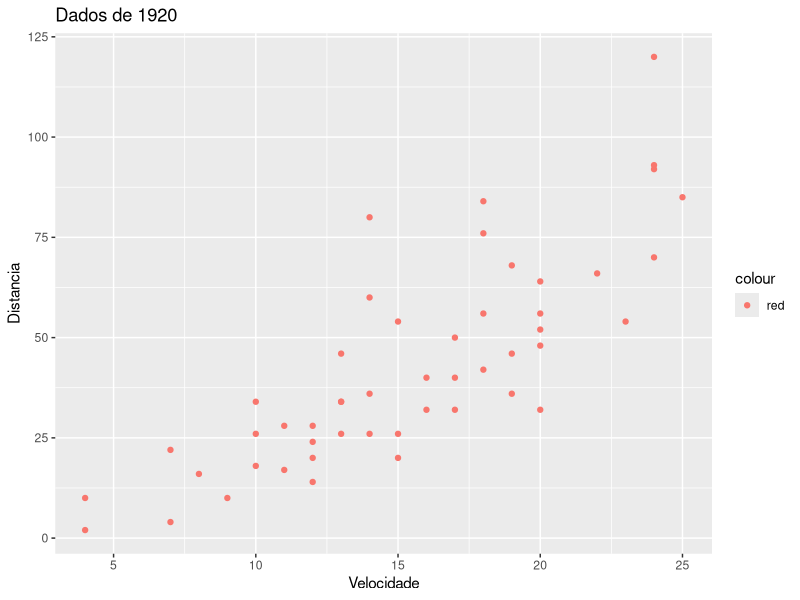
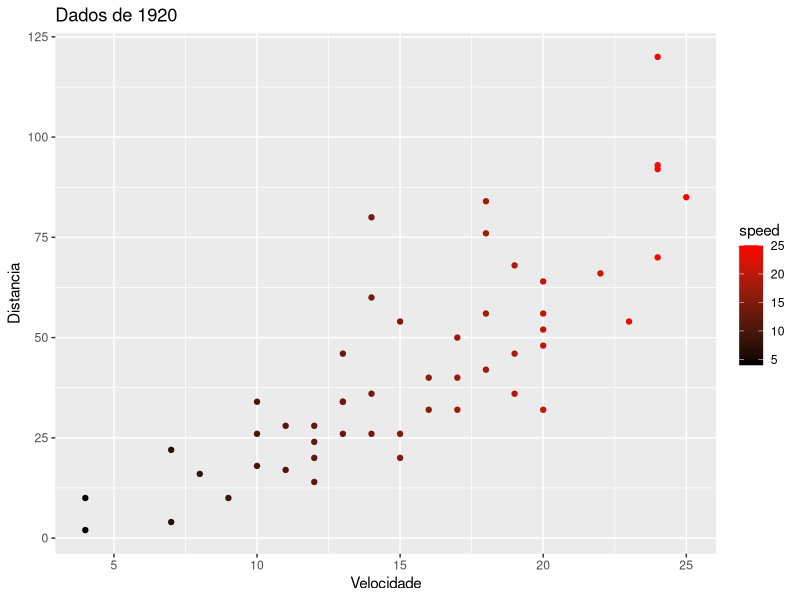
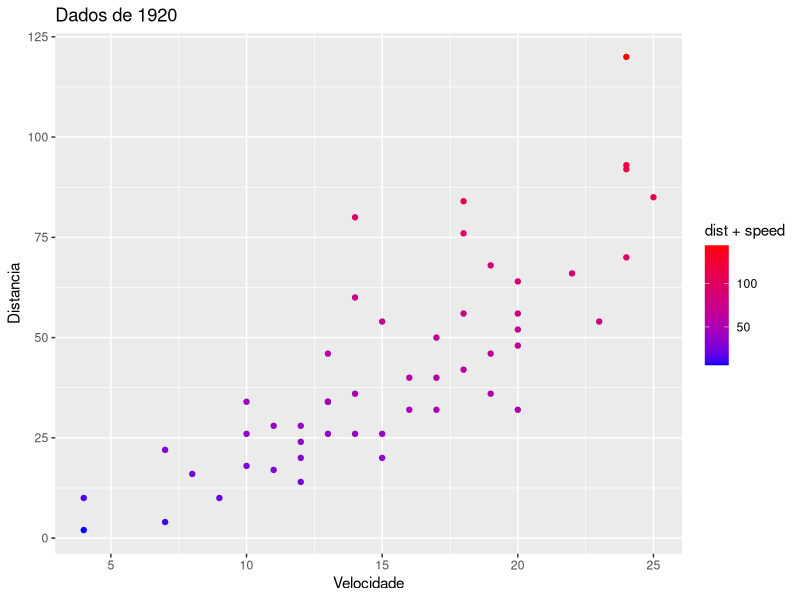
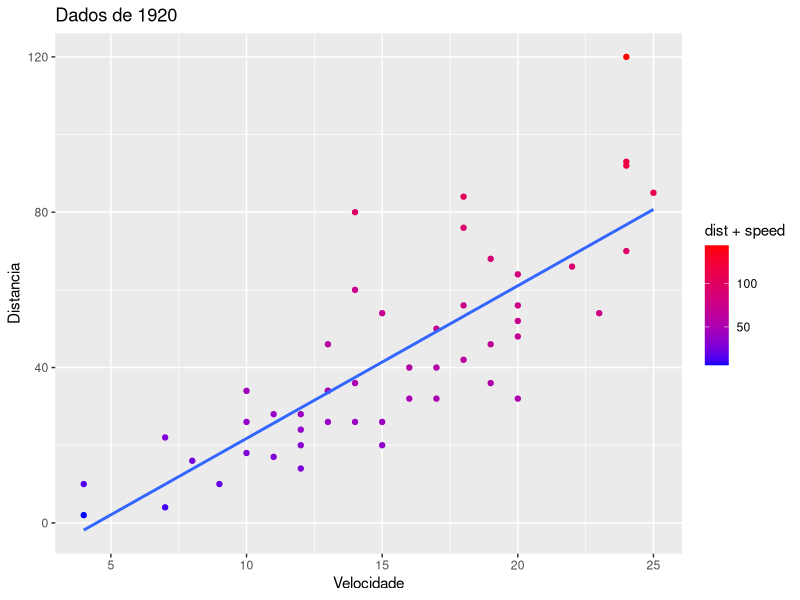

Reproduce these figures in R, in order.
## ---- chunk 1
knitr::opts_chunk$set(echo = TRUE)
library(ggplot2)
library(dplyr)
## ---- chunk 2
grafico <- cars %>% ggplot() + geom_point(aes(x = speed, y = dist, color = "red")) + labs(title = "Dados de 1920", x = "Velocidade", y = "Distancia")
grafico
## ---- chunk 3
grafico <- cars %>% ggplot() + geom_point(aes(x = speed, y = dist, color = speed)) + labs(title = "Dados de 1920", x = "Velocidade", y = "Distancia") + scale_color_gradient(low = "black", high = "red")
grafico
## ---- chunk 4
grafico <- cars %>% ggplot() + geom_point(aes(x = speed, y = dist, color = dist+speed)) + labs(title = "Dados de 1920", x = "Velocidade", y = "Distancia") + scale_color_gradient(low = "blue", high = "red")
grafico
## ---- chunk 5
grafico <- cars %>% ggplot() + geom_point(aes(x = speed, y = dist, color = dist+speed)) + labs(title = "Dados de 1920", x = "Velocidade", y = "Distancia") + scale_color_gradient(low = "blue", high = "red") + geom_smooth(aes(x = speed, y = dist), method = "lm", se = FALSE)
grafico
